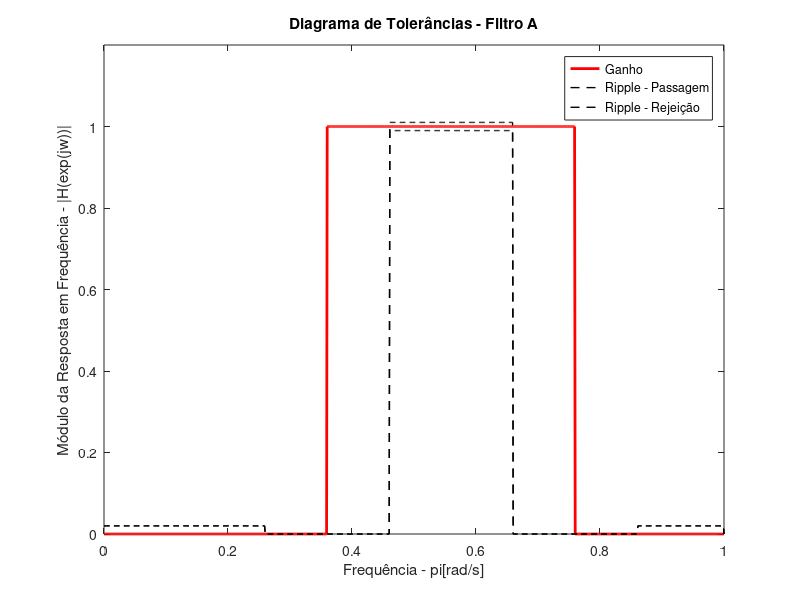
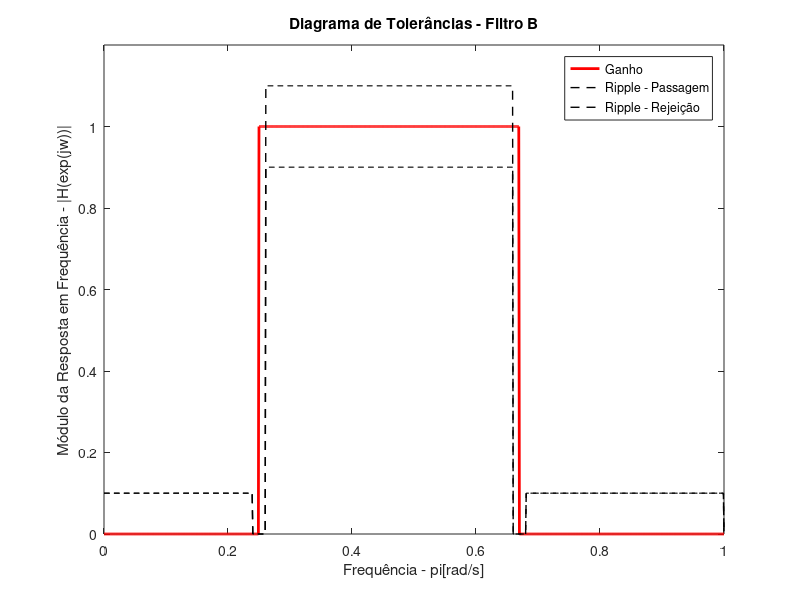
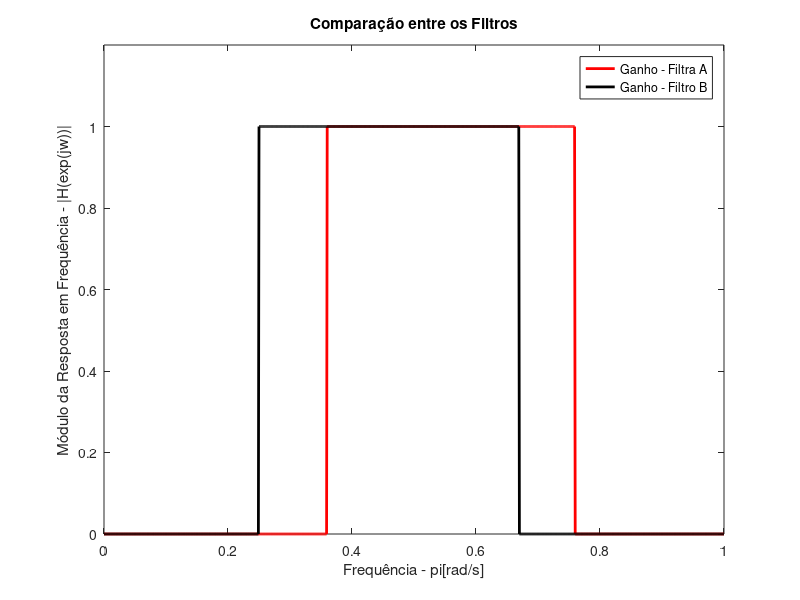
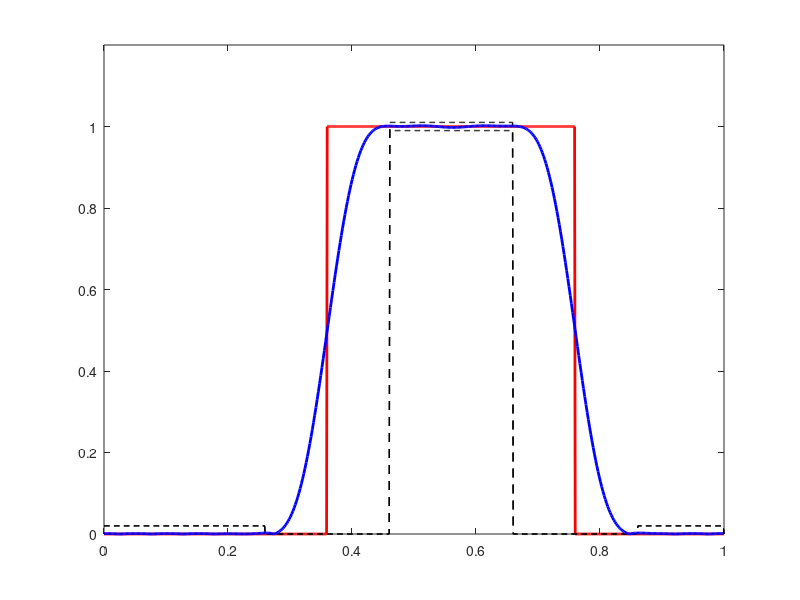

The MATLAB source for these figures, in order: (Note: this script raises an error after producing the figures.)
%Escola Politécnica da Universidade de São Paulo | PTC3424 - Processamento Digital de Sinais
%Docente: Maria D. Miranda
%Nome: Vinicius Bueno de Moraes - NUSP: 10256432

%Referente a Quetão 2 da Prova Computacional (P2)

%%%%Script para esboço dos Diagramas de Tolerância, de Ambos os Filtros%%%%

clear all;

%Parâmetros de entrada
freq = 0:0.001:1; 
passagemA = zeros(1,length(freq));
passagemB = zeros(1,length(freq));
tolsAinf = zeros(1,length(freq));
tolsAsup = zeros(1,length(freq));
tolsBinf = zeros(1,length(freq));
tolsBsup = zeros(1,length(freq));

%Composição do Diagrama do Filtro A
for i=1:length(freq)
    if (freq(i) >= 0.36) && (freq(i) < 0.76)
        passagemA(i) = 1;
    else
        passagemA(i) = 0;
    end
end

for i=1:length(freq)
    if (freq(i) >= 0) && (freq(i) < 0.26)
        tolsAinf(i) = 0.02;
        tolsAsup(i) = 0.02;
    elseif (freq(i) > 0.46) && (freq(i) < 0.66)
        tolsAinf(i) = 0.99;
        tolsAsup(i) = 1.01;
    elseif (freq(i) > 0.86) && (freq(i) < 1)
        tolsAinf(i) = 0.02;
        tolsAsup(i) = 0.02;
    end
end

%Composição do Diagrama do Filtro B
for i=1:length(freq)
    if (freq(i) >= 0.25) && (freq(i) < 0.67)
        passagemB(i) = 1;
    else
        passagemB(i) = 0;
    end
end

for i=1:length(freq)
    if (freq(i) >= 0) && (freq(i) < 0.24)
        tolsBinf(i) = 0.1;
        tolsBsup(i) = 0.1;
    elseif (freq(i) > 0.26) && (freq(i) < 0.66)
        tolsBinf(i) = 0.9;
        tolsBsup(i) = 1.1;
    elseif (freq(i) > 0.68) && (freq(i) < 1)
        tolsBinf(i) = 0.1;
        tolsBsup(i) = 0.1;
    end
end

%Esboço do Diagrama de Tolerâncias do Filtro A
figure(1);
plot(freq, passagemA, 'r', 'LineWidth', 2);
hold on;
plot(freq, tolsAsup, '--k', 'LineWidth', 1);
hold on;
plot(freq, tolsAinf, '--k', 'LineWidth', 1);
xlim([0 1]);
ylim([0 1.2]);
title('Diagrama de Tolerâncias - Filtro A');
legend('Ganho', 'Ripple - Passagem', 'Ripple - Rejeição');
xlabel('Frequência - pi[rad/s]');
ylabel('Módulo da Resposta em Frequência - |H(exp(jw))|');

%Esboço do Diagrama de Tolerâncias do Filtro B
figure(2);
plot(freq, passagemB, 'r', 'LineWidth', 2);
hold on;
plot(freq, tolsBsup, '--k', 'LineWidth', 1);
hold on;
plot(freq, tolsBinf, '--k', 'LineWidth', 1);
xlim([0 1]);
ylim([0 1.2]);
title('Diagrama de Tolerâncias - Filtro B');
legend('Ganho', 'Ripple - Passagem', 'Ripple - Rejeição');
xlabel('Frequência - pi[rad/s]');
ylabel('Módulo da Resposta em Frequência - |H(exp(jw))|');

%Comparação entres os Filtros
figure(3);
plot(freq, passagemA, 'r', 'LineWidth', 2);
hold on;
plot(freq, passagemB, 'k', 'LineWidth', 2);
xlim([0 1]);
ylim([0 1.2]);
title('Comparação entre os Filtros');
legend('Ganho - Filtra A', 'Ganho - Filtro B');
xlabel('Frequência - pi[rad/s]');
ylabel('Módulo da Resposta em Frequência - |H(exp(jw))|');

%Geração das Janelas

%Tamanho das Janelas Obtidas no Documento Teórico que referencia esse + 1

%Filtro A - Janela de Hamming - N = 40
NAHamming = 41;
LAHamming = (NAHamming-1)/2;

%Filtro A - Janela de Blackman - N = 60
NABlackman = 61;
LABlackman = (NABlackman-1)/2;

%Filtro B  - Janela de Retangular - N = 200
NBRetangular = 201;
LBRetangular = (NBRetangular-1)/2;

%Filtro B - Janela de Hamming - N = 400
NBHamming = 401;
LBHamming = (NBHamming-1)/2;

%Filtro B - Janela de Blackman - N = 600
NBBlackman = 601;
LBBlackman =(NBBlackman-1)/2;

%%%%

%Frequências de Corte - Filtra A
omegaCA1 = 0.36*pi;
omegaCA2 = 0.76*pi;

%Frequências de Corte - Filtro B
omegaCB1 = 0.25*pi;
omegaCB2 = 0.67*pi;

%%%%

%n's
nAH = -LAHamming : LAHamming;
nAB = -LABlackman : LABlackman;
nBR = -LBRetangular : LBRetangular;
nBH = -LBHamming : LBHamming;
nBB = -LBBlackman : LBBlackman;

%%%%

%Definição da respsota ao pulso unitário do Filtro A
hdAH = (omegaCA2/pi)*sinc((omegaCA2/pi)*nAH)-(omegaCA1/pi)*sinc((omegaCA1/pi)*nAH);
hdAB = (omegaCA2/pi)*sinc((omegaCA2/pi)*nAB)-(omegaCA1/pi)*sinc((omegaCA1/pi)*nAB);

%Definição da respsota ao pulso unitário do Filtro B
hdBR = (omegaCB2/pi)*sinc((omegaCB2/pi)*nBR)-(omegaCB1/pi)*sinc((omegaCB1/pi)*nBR);
hdBH = (omegaCB2/pi)*sinc((omegaCB2/pi)*nBH)-(omegaCB1/pi)*sinc((omegaCB1/pi)*nBH);
hdBB = (omegaCB2/pi)*sinc((omegaCB2/pi)*nBB)-(omegaCB1/pi)*sinc((omegaCB1/pi)*nBB);

%%%%

%Janela de Hamming - N = 40 - Filtro A;
janelaHA = hamming(NAHamming)';
hoAH = hdAH.*janelaHA;

%Janela de Blackman - N = 60 - Filtro A;
janelaAB = blackman(NABlackman)';
hoAB = hdAB.*janelaAB;

%Janela Retangular - N = 200 - Filtro B;
janelaBR = rectwin(NBRetangular)';
hoBR = hdBR.*janelaBR;

%Janela de Hamming - N = 400 - Filtro B;
janelaBH = hamming(NBHamming)';
hoBH = hdBH.*janelaBH;

%Janela de Blackman - N = 600 - Filtro B;
janelaBB = blackman(NBBlackman)';
hoBB = hdBB.*janelaBB;

%%%%

[HoAH,omegaAH]=freqz(hoAH,1);
[HoAB,omegaAB]=freqz(hoAB,1);

[HoBR,omegaBR]=freqz(hoBR,1);
[HoBH,omegaBH]=freqz(hoBH,1);
[HoBB,omegaBB]=freqz(hoBB,1);

figure(4);
plot(freq, passagemA, 'r', 'LineWidth', 2);
hold on;
plot(freq, tolsAsup, '--k', 'LineWidth', 1);
hold on;
plot(freq, tolsAinf, '--k', 'LineWidth', 1);
hold on;
plot(omegaAH/pi,abs(HoAH), 'b', 'LineWidth', 2);
hold on;
xlim([0 1]);
ylim([0 1.2]);
suptitle('Módulo da Resposta em Frequência Sobreposto ao Diagrama de Tolerâncias');
title('Janela de Hamming - N = 40 (wc1 = 0,36pi e wc2 = 0,76pi) - Filtro A (Passa-faixas)');
legend('Ganho do Filtro', 'Ripple - Passagem', 'Ripple - Rejeição', 'Janela de Hamming');
xlabel('Frequência - pi[rad/s]');
ylabel('Módulo da Resposta em Frequência - |H(exp(jw))|');

figure(5);
plot(freq, passagemA, 'r', 'LineWidth', 2);
hold on;
plot(freq, tolsAsup, '--k', 'LineWidth', 1);
hold on;
plot(freq, tolsAinf, '--k', 'LineWidth', 1);
hold on;
plot(omegaAB/pi,abs(HoAB), 'b', 'LineWidth', 2);
hold on;
xlim([0 1]);
ylim([0 1.2]);
suptitle('Módulo da Resposta em Frequência Sobreposto ao Diagrama de Tolerâncias');
title('Janela de Blackman - N = 60 (wc1 = 0,36pi e wc2 = 0,76pi) - Filtro A (Passa-faixas)');
legend('Ganho do Filtro', 'Ripple - Passagem', 'Ripple - Rejeição', 'Janela de Blackman');
xlabel('Frequência - pi[rad/s]');
ylabel('Módulo da Resposta em Frequência - |H(exp(jw))|');

figure(6);
plot(freq, passagemB, 'r', 'LineWidth', 2);
hold on;
plot(freq, tolsBsup, '--k', 'LineWidth', 1);
hold on;
plot(freq, tolsBinf, '--k', 'LineWidth', 1);
hold on;
plot(omegaBR/pi,abs(HoBR), 'b', 'LineWidth', 2);
hold on;
xlim([0 1]);
ylim([0 1.2]);
suptitle('Módulo da Resposta em Frequência Sobreposto ao Diagrama de Tolerâncias');
title('Janela Retangular - N = 200 (wc1 = 0,25pi e wc2 = 0,67pi) - Filtro B (Passa-faixas)');
legend('Ganho do Filtro', 'Ripple - Passagem', 'Ripple - Rejeição', 'Janela Retangular');
xlabel('Frequência - pi[rad/s]');
ylabel('Módulo da Resposta em Frequência - |H(exp(jw))|');

figure(7);
plot(freq, passagemB, 'r', 'LineWidth', 2);
hold on;
plot(freq, tolsBsup, '--k', 'LineWidth', 1);
hold on;
plot(freq, tolsBinf, '--k', 'LineWidth', 1);
hold on;
plot(omegaBH/pi,abs(HoBH), 'b', 'LineWidth', 2);
hold on;
xlim([0 1]);
ylim([0 1.2]);
suptitle('Módulo da Resposta em Frequência Sobreposto ao Diagrama de Tolerâncias');
title('Janela de Hamming - N = 400 (wc1 = 0,25pi e wc2 = 0,67pi) - Filtro B (Passa-faixas)');
legend('Ganho do Filtro', 'Ripple - Passagem', 'Ripple - Rejeição', 'Janela de Hamming');
xlabel('Frequência - pi[rad/s]');
ylabel('Módulo da Resposta em Frequência - |H(exp(jw))|');

figure(8);
plot(freq, passagemB, 'r', 'LineWidth', 2);
hold on;
plot(freq, tolsBsup, '--k', 'LineWidth', 1);
hold on;
plot(freq, tolsBinf, '--k', 'LineWidth', 1);
hold on;
plot(omegaBB/pi,abs(HoBB), 'b', 'LineWidth', 2);
hold on;
xlim([0 1]);
ylim([0 1.2]);
suptitle('Módulo da Resposta em Frequência Sobreposto ao Diagrama de Tolerâncias');
title('Janela de Blackman - N = 600 (wc1 = 0,25pi e wc2 = 0,67pi) - Filtro B (Passa-faixas)');
legend('Ganho do Filtro', 'Ripple - Passagem', 'Ripple - Rejeição', 'Janela de Blackman');
xlabel('Frequência - pi[rad/s]');
ylabel('Módulo da Resposta em Frequência - |H(exp(jw))|');

%%%%Rotinas Referente a Janela de Kaiser

%Parâmetros Referentes ao Filtro A
NA = 31;
LA = NA/2;
nAK = 0:NA-1;
betaA = 4,601;

%Parâmetros Referentes ao Filtro B
NB = 85;
LB = NB/2;
nBK = 0:NB-1;
betaB = 0;

%Frequências de Corte - Filtra A
omegaCA1 = 0.36*pi;
omegaCA2 = 0.76*pi;

%Frequências de Corte - Filtro B
omegaCB1 = 0.25*pi;
omegaCB2 = 0.67*pi;

%%%%

%Definição da respsota ao pulso unitário do Filtro A
hdAK = (omegaCA2/pi)*sinc((omegaCA2/pi)*(nAK-LA))-(omegaCA1/pi)*sinc((omegaCA1/pi)*(nAK-LA));

%Definição da respsota ao pulso unitário do Filtro B
hdBK = (omegaCB2/pi)*sinc((omegaCB2/pi)*(nBK-LB))-(omegaCB1/pi)*sinc((omegaCB1/pi)*(nBK-LB));

%Janela de Kaiser - Filtro A
gKA = kaiser(NA, betaA)';
hoAK = hdAK.*gKA;

%Janela de Kaiser - Filtro A
gKB = kaiser(NB, betaB)';
hoBK = hdBK.*gKB;

[HoAK,omegaAK]=freqz(hoAK,1);

[HoBK,omegaBK]=freqz(hoBK,1);

figure(9);
plot(freq, passagemA, 'r', 'LineWidth', 2);
hold on;
plot(freq, tolsAsup, '--k', 'LineWidth', 1);
hold on;
plot(freq, tolsAinf, '--k', 'LineWidth', 1);
hold on;
plot(omegaAK/pi,abs(HoAK), 'b', 'LineWidth', 2);
hold on;
xlim([0 1]);
ylim([0 1.2]);
suptitle('Módulo da Resposta em Frequência Sobreposto ao Diagrama de Tolerâncias');
title('Janela de Kaiser - N = 31 (wc1 = 0,36pi e wc2 = 0,76pi) - Filtro A (Passa-faixas)');
legend('Ganho do Filtro', 'Ripple - Passagem', 'Ripple - Rejeição', 'Janela de Kaiser');
xlabel('Frequência - pi[rad/s]');
ylabel('Módulo da Resposta em Frequência - |H(exp(jw))|');

figure(10);
plot(freq, passagemB, 'r', 'LineWidth', 2);
hold on;
plot(freq, tolsBsup, '--k', 'LineWidth', 1);
hold on;
plot(freq, tolsBinf, '--k', 'LineWidth', 1);
hold on;
plot(omegaBK/pi,abs(HoBK), 'b', 'LineWidth', 2);
hold on;
xlim([0 1]);
ylim([0 1.2]);
suptitle('Módulo da Resposta em Frequência Sobreposto ao Diagrama de Tolerâncias');
title('Janela de Kaiser - N = 85 (wc1 = 0,25pi e wc2 = 0,67pi) - Filtro B (Passa-faixas)');
legend('Ganho do Filtro', 'Ripple - Passagem', 'Ripple - Rejeição', 'Janela de Kaiser');
xlabel('Frequência - pi[rad/s]');
ylabel('Módulo da Resposta em Frequência - |H(exp(jw))|');

%Módulo e Fase - Filtro A - Janela de Kaiser vs Janela de Hamming
figure(11);
freqz(hoAK,1);
title('Janela de Kaiser - Filtro A');
grid on;

figure(12);
freqz(hoAH,1);
title('Janela de Hamming - Filtro A');
grid on;

%Módulo e Fase - Filtro B - Janela de Kaiser vs Janela Retangular
figure(13);
freqz(hoBK,1);
title('Janela de Kaiser - Filtro B');
grid on;

figure(14);
freqz(hoBR,1);
title('Janela Retangular - Filtro B');
grid on;

%Fim
fprintf('Script Executado com Sucesso');
